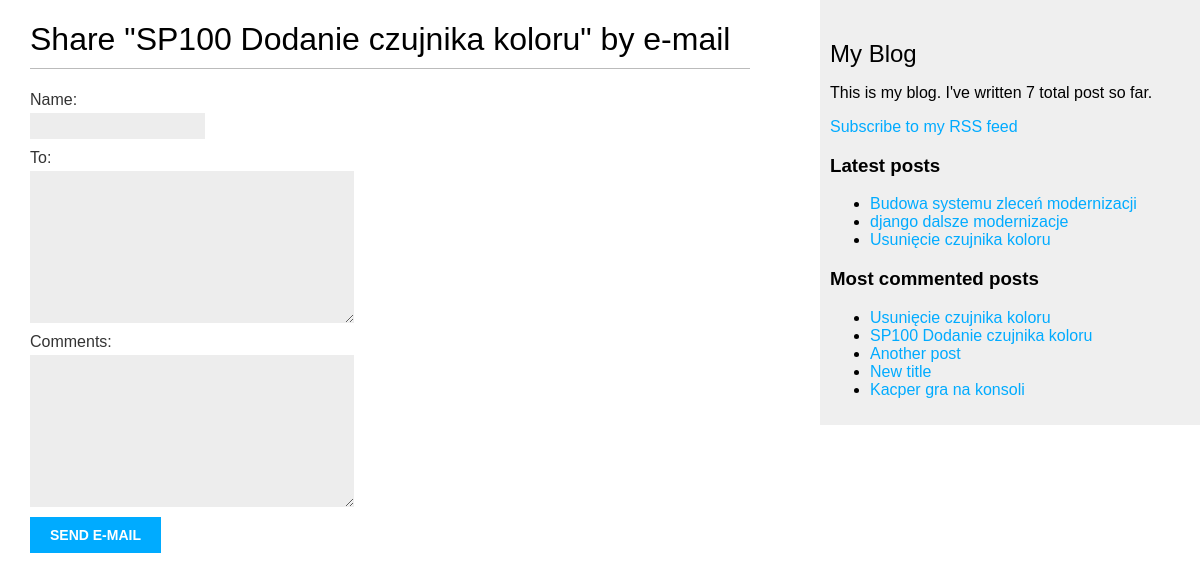
/blog/2/share/, run on the app's committed database.
### blog/models.py (models this page shows, shortened)
class Post(models.Model):
    STATUS_CHOICES = (('draft', 'Draft'),
                      ('published', 'Published'),)
    title = models.CharField(max_length=250)
    slug = models.SlugField(max_length=250, unique_for_date='publish')
    author = models.ForeignKey(User, on_delete=models.CASCADE, related_name='blog_posts')
    body = models.TextField()
    publish = models.DateTimeField(default=timezone.now())
    created = models.DateTimeField(auto_now_add=True)
    updated = models.DateTimeField(auto_now=True)
    status = models.CharField(max_length=10, choices=STATUS_CHOICES, default='draft')
    class Meta:
        ordering = ('-publish',)
    objects = models.Manager()  # The default manager.
    published = PublishedManager()
    drafted = DraftedManager()
    def get_absolute_url(self):
        return reverse('blog:post_detail',
                       args=[self.publish.year,
                             self.publish.month,
                             self.publish.day,
                             self.slug])
    tags = TaggableManager()

### blog/views.py (the view)
# urls.py: path('<int:post_id>/share/', views.post_share, name='post_share'),
def post_share(request, post_id):
    post = get_object_or_404(Post, id=post_id)
    sent = False
    if request.method == 'POST':
        form = EmailPostForm(request.POST)
        if form.is_valid():
            cd = form.cleaned_data
            post_url = request.build_absolute_uri(post.get_absolute_url())
            subject = f"{cd['name']} recommends you read {post.title}"
            message = f"Read {post.title} at {post_url}\n\n" \
                      f"{cd['name']}\'s comments: {cd['comments']}"
            send_mail(subject, message, 'admin@myblog.com', [cd['to']])
            sent = True
    else:
        form = EmailPostForm()
    return render(request, 'blog/post/share.html', {'post': post,
                                                    'form': form,
                                                    'sent': sent})

### blog/forms.py
class EmailPostForm(forms.Form):
    name = forms.CharField(max_length=25)
    email = forms.EmailField
    to = forms.CharField(required=False, widget=forms.Textarea)
    comments = forms.CharField(required=False, widget=forms.Textarea)

### blog/models.py (called while the page is built)
    def get_queryset(self):
        return super(PublishedManager, self).get_queryset().filter(status='published')

### blog/templatetags/blog_tags.py (called while the page is built)
@register.simple_tag
def total_posts():
    return Post.published.count()

@register.inclusion_tag('blog/post/latest_posts.html')
def show_latest_posts(count=5):
    latest_posts = Post.published.order_by('-publish')[:count]
    return {'latest_posts': latest_posts}

@register.simple_tag
def get_most_commented_posts(count=5):
    return Post.published.annotate(total_comments=Count('comments')).order_by('-total_comments')[:count]

### templates/blog/post/share.html (shortened to what this page needs)
{% extends "blog/base.html" %}
{% block content %}
    {% if sent %}
        <h1>E-mail successfully sent</h1>
        <p>
            "{{ post.title }}" was successfully sent to {{ form.cleaned_data.to }}.
        </p>
    {% else %}
        <h1>Share "{{ post.title }}" by e-mail</h1>
        <form method="post">
            {{ form.as_p }}
            <input type="submit" value="Send e-mail">
        </form>
    {% endif %}
{% endblock %}

### templates/blog/base.html (shortened to what this page needs)
{% load blog_tags %}
{% load static %}
<!doctype html>
<html lang="en">
<head>
    <link href="{% static "css/blog.css" %}" rel="stylesheet">
</head>
<body>
<div id="content">
    {% block content %}
    {% endblock %}
</div>
<div id="sidebar">
    <h2>My Blog</h2>
    <p>This is my blog. I've written {% total_posts %} total post so far.</p>
    <p>
        <a href="{% url "blog:post_feed" %}">Subscribe to my RSS feed</a>
    </p>
    <h3>Latest posts</h3>
    {% show_latest_posts 3 %}
    <h3>Most commented posts</h3>
    {% get_most_commented_posts as most_commented_posts %}
    <ul>
        {% for post in most_commented_posts %}
            <li>
                <a href="{{ post.get_absolute_url }}">{{ post.title }}</a>
            </li>
        {% endfor %}
    </ul>
</div>
</body>
</html>

### templates/blog/post/latest_posts.html
<ul>
    {% for post in latest_posts %}
        <li>
            <a href="{{ post.get_absolute_url }}">{{ post.title }}</a>
        </li>
    {% endfor %}
</ul>

### blog/static/css/blog.css (style rules this page uses)
body { margin: 0; padding: 0; font-family: helvetica, sans-serif; }
a { color: #00abff; text-decoration: none; }
h1 { font-weight: normal; border-bottom: 1px solid #bbb; padding: 0 0 10px 0; }
h2 { font-weight: normal; margin: 30px 0 0; }
#content { float: left; width: 60%; padding: 0 0 0 30px; }
#sidebar { float: right; width: 30%; padding: 10px; background: #efefef; height: 100%; }
label { float: left; clear: both; color: #333; margin-bottom: 4px; }
input, textarea { clear: both; float: left; margin: 0 0 10px; background: #ededed; border: 0; padding: 6px 10px; font-size: 12px; }
input[type=submit] { font-weight: bold; background: #00abff; color: #fff; padding: 10px 20px; font-size: 14px; text-transform: uppercase; }

### data on the page
Post: title "SP100 Dodanie czujnika koloru"
Post: title "Budowa systemu zleceń modernizacji"
Post: title "django dalsze modernizacje"
Post: title "Usunięcie czujnika koloru"
Post: title "Another post"
Post: title "New title"
Post: title "Kacper gra na konsoli"
